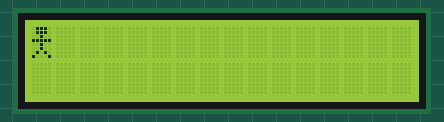
This sketch was run on a simulated Arduino Uno, built with avr-gcc and run on an emulated ATmega328P. Parts: 16×2 character LCD.

Above: at 2.1 s.
At 8.21 s:
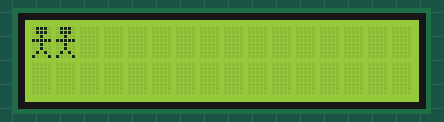
At 8.91 s:
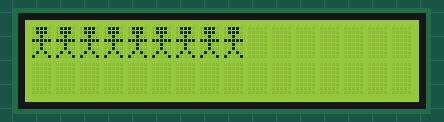
At 9.72 s:
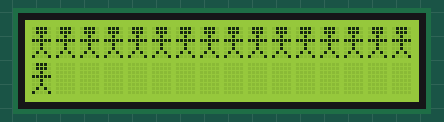
At 10.42 s:
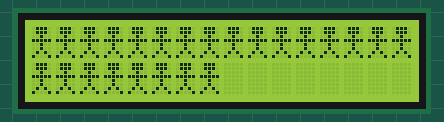
At 11.2 s:
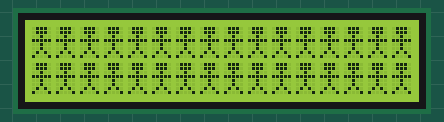

Measured:
- what the display in image 0 shows lasts 6.1 s, from 2.1 s to 8.2 s

The sketch:

04_LCD1602_createChar.ino
```cpp
#include <LiquidCrystal.h>

// instancia un objeto lcd de la clase LiquidCrystal :
LiquidCrystal lcd(4, 5, 6, 7, 8, 9);

// Definicion de un caracter personalizado
// El caracter es un bot (robot) de 8x8
// En lugar de bot se puede poner cualquier nombre
// Se define el caracter como un array de 8 bytes
// Cada byte representa una fila del caracter
// Cada bit del byte representa un pixel del caracter
// 1 = pixel encendido - 0 = pixel apagado
// El caracter se almacena en la memoria de caracteres personalizados del LCD
// Se puede almacenar hasta 8 caracteres personalizados
// Se pueden usar los caracteres personalizados en el LCD como si fueran caracteres normales
byte bot[8] = {
  0b01110,
  0b01110,
  0b00100,
  0b11111,
  0b00100,
  0b00100,
  0b01010,
  0b10001
};

void setup() {
  // Inicializa el LCD con el numero de columnas y filas
  lcd.begin(16, 2);
  // Se inicializa la comunicacion serie
  Serial.begin(9600);
  // Se inicializa el caracter personalizado
  // 0 = posicion en la memoria de caracteres personalizados del LCD
  // bot = nombre del array que contiene el caracter
  lcd.createChar(0,bot);
  lcd.clear();
  delay(2000);
}

void loop() {
  // Se pone el cursor en la posicion (0,0)
  lcd.setCursor(0, 0);
  // Se imprime el caracter personalizado en la posicion (0,0)
  // byte(0) = posicion en la memoria de caracteres personalizados del LCD
  // Si hubiera mas de un caracter personalizado se puede usar byte(1), byte(2), etc.
  // Hasta un maximo de 8 caracteres personalizados
  lcd.write(byte(0));
  delay(6000);
  for (int j=0;j<2;j++) {
   for (int i=0;i<16;i++){
       lcd.setCursor(i, j);
       lcd.write(byte(0));
       delay(100);
   }
  }
}
```
